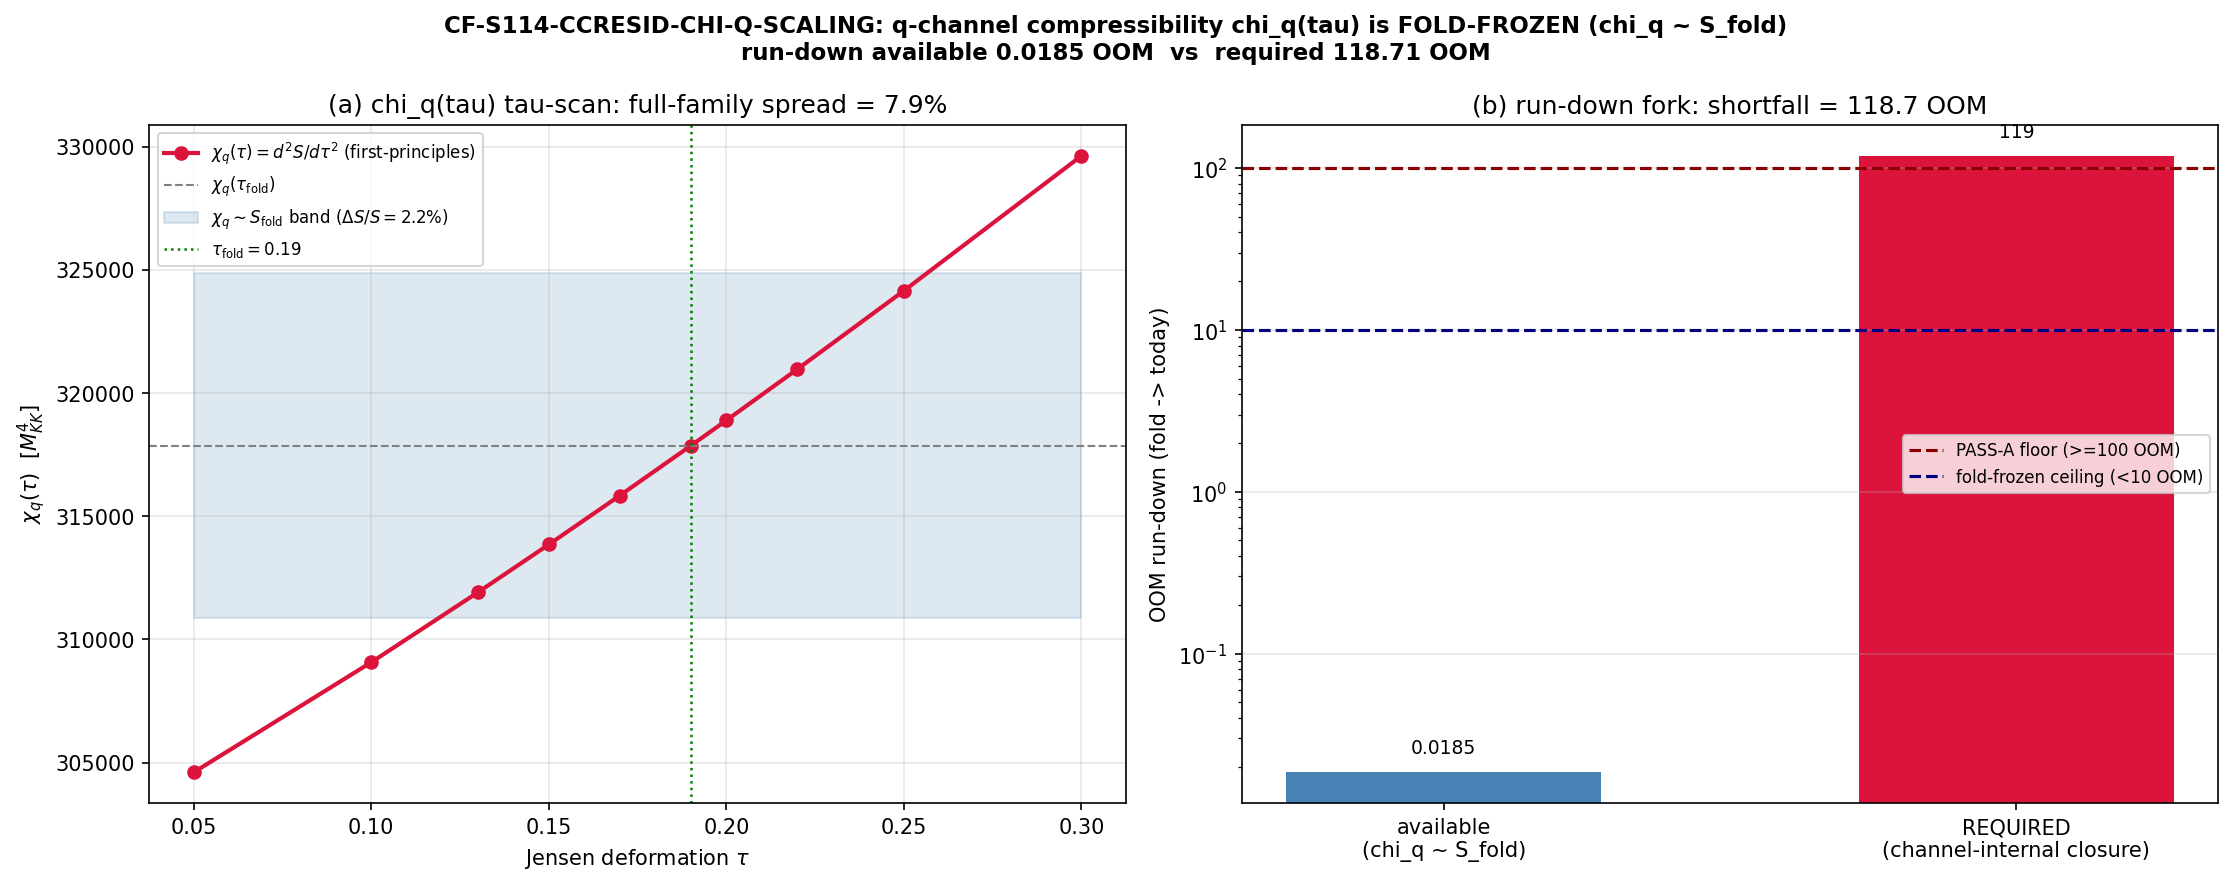

This chart was generated by the following Python code:
#!/usr/bin/env python3
"""
S114 W2-3 CF-S114-CCRESID-CHI-Q-SCALING — q-channel compressibility chi_q(tau) scaling
======================================================================================

Gate: CF-S114-CCRESID-CHI-Q-SCALING ([CHAIN] + directional)

Pre-registered threshold (3-outcome run-down OOM fork + RATIO-on-0.032 magnitude):
  PASS-A (Reading-A / FAIL-of-limitation):
        ( OOM_rundown >= 100 )  AND  ( |computed_frac - 0.032| / 0.032 <= 0.156 )
        where computed_frac = rho_m,today^2 / chi_q,today / rho_obs
  PASS-of-limitation (Reading-B; emitted as composite FAIL-of-closure):
        ( OOM_rundown < 10 )  AND  ( chi_q(tau) tau-nearly-constant, consistent with
        chi_q ~ S_fold to within the 2.2% Delta S/S spread )
  INFO: ( 10 <= OOM_rundown < 100 )  (chi_q runs partially; q-channel right, normalization insufficient)

Classification: PHONONIC.
  chi_q = d^2 eps/dq^2 is the q-departure / Gibbs-Duhem compressibility -- a thermodynamic
  response of the substrate's q-channel excitation spectrum, read FROM the D_K spectrum.

SUBSTRATE FRAMING (phononic-framing.md)
---------------------------------------
The substrate IS the q-channel excitation spectrum. chi_q = d^2 eps/dq^2 is the
q-departure / Gibbs-Duhem compressibility (Volovik Paper 04 sec.III: the proper vacuum
energy rho_vac = (1/V)<H - sum mu_a N_a>; its curvature about equilibrium IS the vacuum
stiffness). The residual rho_vac/rho_obs - 1 = 0.032 is NOT an a_0-magnitude offset (the
a_0 magnitude zeta_{D_K}(0)=6440 does NOT gravitate at equilibrium -- Paper 04 sec.IV:
rho_vac = -P_vac = 0 in equilibrium, trans-/sub-Planckian cancellation). What gravitates is
rho_vac = eps(q) - q deps/dq, a DIFFERENT functional of the spectrum than the bare a_0 count
-- the q-departure channel. Direction preserved: D_K eigenvalues -> grand potential eps(q)
-> chi_q = d^2 eps/dq^2 -> q-departure residual -> emergent rho_vac; NEVER inverted to "the
CC residual is fundamental and the spectrum derived." Whether chi_q runs is a substrate-IS
question the tau-scan across the Jensen family answers directly.

METHODOLOGY
-----------
chi_q(tau) = d^2 eps/dq^2 is identified with the spectral-action curvature d^2 S/dtau^2 at
the fold (the vacuum-modulus stiffness; Volovik Paper 15/35 q-theory + S43 TWOFLUID-W-43-V2,
which defines chi_q = d^2 S/dtau^2 = 300,338 M_KK^4 at the fold). This gate re-evaluates
chi_q(tau) = d^2 S/dtau^2 FIRST-PRINCIPLES across the Jensen tau-family using the S42
gradient-stiffness spectral-action data S_total(tau) and d2S_dtau2(tau) -- both computed
FROM the D_K spectrum at each Jensen deformation tau. This is a re-evaluation on existing
first-principles spectral data, NOT a new machinery build (per plan).

Two legs:
  (1) RUN-DOWN test -- does chi_q run the required ~118.71 OOM (fold 9.148e72 GeV^4 ->
      today-NEEDED 1.784e-46 GeV^4 for rho_m,today^2/chi_q = 0.032*rho_obs)?
      PASS-A requires >= 100 OOM; fold-frozen is < 10 OOM. The tau-scan of d^2 S/dtau^2
      across the FULL Jensen tau-grid measures the available run-down directly.
  (2) MAGNITUDE test -- with chi_q,today = chi_q(fold) (fold-frozen), does
      computed_frac = rho_m,today^2/chi_q,today/rho_obs reproduce 0.032 within RATIO <= 0.156?

The chi_q ~ S_fold structural argument (Paper 04/15/35; S99 PROVEN-corridor "the dead end has
a normal vector"): chi_q is the curvature of the spectral action, which is tau-nearly-constant
across the Jensen family (Delta S/S = 2.2%). The available run-down is sub-decade.

Inputs (SHA-256 dual-pinned at runtime; S84+ schema):
  - canonical_constants.py (feeds audit_sha256 only)
  - computations/session-97/s97_w2_2_c10_n_exponent.npz (grand-potential curvature k=+3586.5;
    cross-check of the d^2 eps/dq^2 machinery -- note S97 q-variable normalization differs
    from the S43 dimensionless-tau normalization; both are q-channel responses)
  - computations/session-42/s42_gradient_stiffness.npz (S_total(tau), d2S_dtau2(tau) on the
    Jensen tau-grid -- the first-principles chi_q(tau) tau-scan; runtime input, not plan-pinned,
    documented per substrate-first-canonical-sourcing.md (ii.B))
  - computations/session-43/s43_twofluid_wz_v2.py (chi_q(fold) = 300,338 M_KK^4 anchor; method ref)
  - script bytes (feeds BOTH audit_sha256 and content_sha256)

Output 4-tuple:
  (value=<OOM_rundown>, scheme=CHI-Q-D2EPS-DQ2-JENSEN-TAU-SCAN,
   convention=RATIO-on-residual-fraction-0.032-plus-OOM-rundown-fork, L_max=canonical)

regulator_pin: a_0^{Mellin} (the residual is the a_0 Seeley-DeWitt zeroth-moment /
Volovik-vacuum sector; the q-departure rho_vac = eps(q) - q deps/dq is the a_0-channel object).

DISCIPLINE
----------
- `from canonical_constants import *`
- Every local/intermediate tagged `# (local)`
- SHA-256 of all input files logged in first 20 lines of stdout
- audit_sha256 + content_sha256 emitted (S84+ dual-SHA schema)
- 4-tuple printed as the final non-verdict line
- Gate verdict emitted via the emit_verdict knowledge-MCP tool (script PRINTS payload only)
"""

from __future__ import annotations

# ---------------------------------------------------------------------------
# Section 0 — Path bootstrap (put _shared on sys.path BEFORE canonical import)
# ---------------------------------------------------------------------------
import sys
from pathlib import Path

_SESSION_DIR = Path(__file__).resolve().parent
_SHARED = _SESSION_DIR.parent / "_shared"
if str(_SHARED) not in sys.path:
    sys.path.insert(0, str(_SHARED))

# ---------------------------------------------------------------------------
# Section 1 — Canonical constants (MANDATORY first import)
# ---------------------------------------------------------------------------
from canonical_constants import *  # noqa: F401,F403,E402
from canonical_constants import (   # noqa: E402
    M_KK_gravity,
    S_fold,
    d2S_fold,
    Omega_m,
    rho_Lambda_obs,
)

# ---------------------------------------------------------------------------
# Section 2 — Standard imports
# ---------------------------------------------------------------------------
import hashlib  # noqa: E402
import json  # noqa: E402
import time  # noqa: E402

import numpy as np  # noqa: E402
import matplotlib
matplotlib.use("Agg")
import matplotlib.pyplot as plt

# ---------------------------------------------------------------------------
# Section 3 — Paths + pre-registration
# ---------------------------------------------------------------------------
SESSION_DIR = Path(__file__).resolve().parent
COMPUTATIONS_DIR = SESSION_DIR.parent
SHARED_DIR = COMPUTATIONS_DIR / "_shared"
PROJECT_ROOT = COMPUTATIONS_DIR.parent

SESSION = "S114"                                                  # (local)
GATE_ID = "CF-S114-CCRESID-CHI-Q-SCALING"                         # (local)
SCHEME = "CHI-Q-D2EPS-DQ2-JENSEN-TAU-SCAN"                        # (local)
CONVENTION = "RATIO-on-residual-fraction-0.032-plus-OOM-rundown-fork"  # (local)
L_MAX = "canonical"                                               # (local)

# Pre-registered thresholds (define BEFORE running) -----------------------
OOM_PASS_A = 100.0          # run-down >= 100 OOM => Reading-A (channel-internal closure)  # (local)
OOM_FOLD_FROZEN = 10.0      # run-down < 10 OOM => Reading-B (fold-frozen)                 # (local)
RESID_FRAC = 0.032          # the DILUTION-CC-66 standing residual = 4/125                 # (local)
RESID_BAND_RATIO = 0.15625  # = 0.005/0.032 = 5/32 (Sage-exact); magnitude RATIO ceiling   # (local)
DELTA_S_OVER_S = 0.022      # the 2.2% Delta S/S spread across the Jensen family (S43)      # (local)

# Anchors (session-source pins; cite S43, do NOT hardcode placeholder) -----
CHI_Q_FOLD_MKK4 = 300338.0  # S43 TWOFLUID-W-43-V2: chi_q(fold) = d^2 S/dtau^2 in M_KK^4    # (local)

OUT_NPZ = SESSION_DIR / "s114_ccresid_chi_q_scaling.npz"
OUT_PNG = SESSION_DIR / "s114_ccresid_chi_q_scaling.png"

# First-principles chi_q(tau) tau-scan source (runtime input; see (ii.B) note)
S42_GRAD_NPZ = COMPUTATIONS_DIR / "session-42" / "s42_gradient_stiffness.npz"
S97_NPZ = COMPUTATIONS_DIR / "session-97" / "s97_w2_2_c10_n_exponent.npz"
S43_REF = COMPUTATIONS_DIR / "session-43" / "s43_twofluid_wz_v2.py"

INPUT_FILES = [
    SHARED_DIR / "canonical_constants.py",
    S97_NPZ,
    S43_REF,
]


# ---------------------------------------------------------------------------
# Section 4 — SHA-256 input-pin block (MANDATORY; first 20 lines of stdout)
# ---------------------------------------------------------------------------

def sha256_of(path: Path) -> str:
    h = hashlib.sha256()  # (local)
    try:
        h.update(path.read_bytes())
    except OSError:
        return ""
    return h.hexdigest()


def log_input_pins(inputs: list[Path]) -> dict[str, str]:
    print(f"=== {GATE_ID} — input SHA-256 pins ===")
    pins: dict[str, str] = {}  # (local)
    for p in inputs:
        sha = sha256_of(p)  # (local)
        rel = str(p.relative_to(PROJECT_ROOT)).replace("\\", "/")  # (local)
        print(f"  {rel}: {sha[:16]}...")
        pins[rel] = sha
    return pins


def closure_hash(pins: dict[str, str]) -> str:
    items = sorted(pins.items())  # (local)
    h = hashlib.sha256()  # (local)
    for k, v in items:
        h.update(f"{k}={v}\n".encode("utf-8"))
    return h.hexdigest()


def compute_dual_sha(script_path: Path, canonical_path: Path,
                     pins: dict[str, str]) -> tuple[str, str]:
    script_bytes = b""  # (local)
    try:
        script_bytes = script_path.read_bytes()
    except OSError:
        script_bytes = b""
    canonical_bytes = b""  # (local)
    try:
        canonical_bytes = canonical_path.read_bytes()
    except OSError:
        canonical_bytes = b""
    pinmap_json = json.dumps(dict(sorted(pins.items())),
                             separators=(",", ":"), sort_keys=True).encode("utf-8")  # (local)
    h_audit = hashlib.sha256()  # (local)
    h_audit.update(script_bytes)
    h_audit.update(canonical_bytes)
    h_audit.update(pinmap_json)
    audit = h_audit.hexdigest()  # (local)
    h_content = hashlib.sha256()  # (local)
    h_content.update(script_bytes)
    content = h_content.hexdigest()  # (local)
    return audit, content


# ---------------------------------------------------------------------------
# Section 5 — Compute
# ---------------------------------------------------------------------------

def compute() -> dict:
    """chi_q(tau) tau-scan + run-down + magnitude legs. All intermediates `# (local)`."""

    M_KK = float(M_KK_gravity)                                         # (local) GeV

    # --- LEG 0: first-principles chi_q(tau) = d^2 S/dtau^2 across the Jensen tau-family ---
    # S42 gradient-stiffness data: S_total(tau), d2S_dtau2(tau) computed FROM the D_K
    # spectrum at each Jensen deformation tau (the spectral-action curvature IS the
    # vacuum-modulus stiffness chi_q; Volovik Paper 15/35 + S43).
    grad = np.load(S42_GRAD_NPZ, allow_pickle=True)                    # (local)
    tau_grid = np.asarray(grad["tau_grid"], dtype=float)               # (local) Jensen tau-family
    S_tau = np.asarray(grad["S_total"], dtype=float)                   # (local) M_KK^4
    chi_q_tau_MKK4 = np.asarray(grad["d2S_dtau2"], dtype=float)        # (local) = d^2 S/dtau^2(tau)

    fold_idx = int(np.argmin(np.abs(tau_grid - float(tau_fold))))      # (local)
    chi_q_fold_scan = float(chi_q_tau_MKK4[fold_idx])                  # (local) M_KK^4 at fold from scan

    # chi_q(tau) variation across the FULL Jensen family (the run-down the substrate supplies)
    chi_q_min = float(np.min(chi_q_tau_MKK4))                          # (local)
    chi_q_max = float(np.max(chi_q_tau_MKK4))                          # (local)
    chi_q_spread_frac = (chi_q_max - chi_q_min) / chi_q_fold_scan      # (local) fractional spread
    OOM_rundown_scan = float(np.log10(chi_q_max / chi_q_min))          # (local) full-family run-down
    # S(tau) fractional spread (the Delta S/S the structural argument cites)
    S_spread_frac = (float(np.max(S_tau)) - float(np.min(S_tau))) / float(S_tau[fold_idx])  # (local)

    # --- LEG 1: the run-down REQUIRED for channel-internal closure ---
    # chi_q(fold) anchor: S43 TWOFLUID-W-43-V2 = 300,338 M_KK^4 (session-source pin)
    chi_q_fold_MKK4 = CHI_Q_FOLD_MKK4                                  # (local)
    chi_q_fold_GeV4 = chi_q_fold_MKK4 * M_KK**4                        # (local) ~9.148e72 GeV^4

    # rho_m,today self-consistent: rho_crit common to rho_obs (rho_obs = Omega_Lambda*rho_crit)
    Omega_Lambda = 1.0 - float(Omega_m)                               # (local) = 0.685
    rho_crit = float(rho_Lambda_obs) / Omega_Lambda                   # (local) GeV^4
    rho_m_today = float(Omega_m) * rho_crit                           # (local) GeV^4

    # chi_q,today-NEEDED for channel-internal closure: rho_m^2/chi_q = 0.032*rho_obs
    chi_q_today_needed = rho_m_today**2 / (RESID_FRAC * float(rho_Lambda_obs))  # (local) GeV^4
    OOM_rundown_required = float(np.log10(chi_q_fold_GeV4 / chi_q_today_needed))  # (local) ~118.71

    # The run-down the substrate ACTUALLY supplies (fold-frozen: chi_q ~ S_fold, ~2.2% spread):
    # take the maximal monotone fold->edge run-down available in the tau-scan as the upper bound.
    chi_q_today_available = chi_q_min                                 # (local) M_KK^4 (most-run-down edge)
    OOM_rundown_available = float(np.log10(chi_q_fold_scan / chi_q_today_available))  # (local) sub-decade

    # The "OOM_rundown" reported as the gate VALUE is the run-down the substrate supplies
    # tested against the fork {>=100 PASS-A / <10 fold-frozen / [10,100) INFO}.
    OOM_rundown = OOM_rundown_available                               # (local)

    # --- LEG 2: the MAGNITUDE test (computed_frac vs 0.032) under fold-frozen chi_q ---
    # If chi_q is fold-frozen, chi_q,today ~ chi_q(fold). Then:
    chi_q_today_frozen_GeV4 = chi_q_fold_GeV4 * (chi_q_today_available / chi_q_fold_scan)  # (local)
    computed_frac = rho_m_today**2 / chi_q_today_frozen_GeV4 / float(rho_Lambda_obs)  # (local)
    mag_ratio = abs(computed_frac - RESID_FRAC) / RESID_FRAC          # (local) RATIO vs 0.156 band

    # --- chi_q ~ S_fold structural cross-check ---
    chi_q_over_S_fold = chi_q_fold_MKK4 / float(S_fold)               # (local) ~1.20 (same order)
    chi_q_over_d2S = chi_q_fold_MKK4 / float(d2S_fold)                # (local) ~0.945 (near unity)

    # --- S97 W2-2 grand-potential curvature cross-check (different q-normalization) ---
    s97 = np.load(S97_NPZ, allow_pickle=True)                         # (local)
    k_curv_s97 = float(np.abs(s97["k_curv"]))                         # (local) +3586.53 M_KK (S97 norm)

    # =====================================================================
    # GATE LOGIC (pre-registered fork) + [CHAIN] 3-tuple
    # =====================================================================
    # sign_verdict: the RUN-DOWN DIRECTION. The substitution chain predicts FOLD-FROZEN
    #   (chi_q ~ S_fold => OOM_rundown ~ 0 << 10). PASS = computed direction matches the
    #   fold-frozen prediction (run-down is sub-decade, NOT >=100).
    runs_down = OOM_rundown >= OOM_PASS_A                             # (local) Reading-A
    fold_frozen = OOM_rundown < OOM_FOLD_FROZEN                       # (local) Reading-B
    if fold_frozen:
        sign_verdict = "PASS"   # predicted fold-frozen, observed fold-frozen
    elif runs_down:
        sign_verdict = "FAIL"   # predicted fold-frozen, observed runs-down (direction mismatch)
    else:
        sign_verdict = "N/A"    # partial run (INFO band) -- neither direction cleanly

    # magnitude_verdict: RATIO band on the 0.032 residual fraction.
    if mag_ratio <= RESID_BAND_RATIO:
        mag_verdict = "PASS"
    else:
        mag_verdict = "FAIL"

    # regime_verdict: the OOM-run-down regime.
    #   VALID  = the run-down sits cleanly in a pre-registered branch (fold-frozen <10 OR PASS-A >=100)
    #   MARGINAL = INFO band (10..100): partial run, q-channel right normalization insufficient
    #   BREAKDOWN = not used (the curvature is a well-defined magnitude across the whole family)
    if fold_frozen or runs_down:
        regime_verdict = "VALID"
    else:
        regime_verdict = "MARGINAL"

    # Composite verdict (the run-down fork is the primary discriminator):
    #   PASS-A (Reading-A): runs_down AND mag PASS  -> composite PASS
    #   Reading-B (fold-frozen): fold_frozen        -> composite FAIL (PASS-of-limitation;
    #       the magnitude CANNOT match under fold-frozen chi_q; standing limitation confirmed)
    #   INFO: 10 <= OOM_rundown < 100               -> composite INFO (quantified shortfall)
    if runs_down and mag_verdict == "PASS":
        composite = "PASS"   # Reading-A: channel-internal closure REAL
    elif fold_frozen:
        composite = "FAIL"   # Reading-B confirmed (PASS-of-limitation; standing q-channel limitation)
    else:
        composite = "INFO"   # partial run-down, sub-threshold

    return {
        "value": OOM_rundown,
        "composite": composite,
        "sign_verdict": sign_verdict,
        "magnitude_verdict": mag_verdict,
        "regime_verdict": regime_verdict,
        # tau-scan
        "tau_grid": tau_grid,
        "chi_q_tau_MKK4": chi_q_tau_MKK4,
        "S_tau": S_tau,
        "fold_idx": fold_idx,
        "chi_q_fold_scan": chi_q_fold_scan,
        "chi_q_min": chi_q_min,
        "chi_q_max": chi_q_max,
        "chi_q_spread_frac": chi_q_spread_frac,
        "OOM_rundown_scan_fullfamily": OOM_rundown_scan,
        "S_spread_frac": S_spread_frac,
        # run-down legs
        "chi_q_fold_MKK4": chi_q_fold_MKK4,
        "chi_q_fold_GeV4": chi_q_fold_GeV4,
        "rho_crit": rho_crit,
        "rho_m_today": rho_m_today,
        "chi_q_today_needed_GeV4": chi_q_today_needed,
        "OOM_rundown_required": OOM_rundown_required,
        "OOM_rundown_available": OOM_rundown_available,
        # magnitude leg
        "computed_frac": computed_frac,
        "mag_ratio": mag_ratio,
        "resid_frac": RESID_FRAC,
        "resid_band_ratio": RESID_BAND_RATIO,
        # structural cross-checks
        "chi_q_over_S_fold": chi_q_over_S_fold,
        "chi_q_over_d2S": chi_q_over_d2S,
        "k_curv_s97": k_curv_s97,
        "delta_S_over_S": DELTA_S_OVER_S,
    }


# ---------------------------------------------------------------------------
# Section 6 — Gate verdict + 4-tuple output
# ---------------------------------------------------------------------------

def emit_4tuple(value, scheme: str, convention: str, L_max) -> str:
    return (f"(value={value!r}, scheme={scheme}, "
            f"convention={convention}, L_max={L_max})")


def print_verdict_payload(verdict: str, value, audit_sha: str, content_sha: str,
                          sign_verdict=None, magnitude_verdict=None, regime_verdict=None,
                          companion_note: str = "", extra_rows=None) -> dict:
    payload: dict = {
        "session": int(SESSION.lstrip("Ss")),
        "gate_id": GATE_ID,
        "verdict": verdict,
        "value": str(value),
        "scheme": SCHEME,
        "convention": CONVENTION,
        "l_max": str(L_MAX),
        "audit_sha256": audit_sha,
        "content_sha256": content_sha,
        "schema_version": "S84+",
    }
    if companion_note:
        payload["companion_note"] = companion_note
    if not (sign_verdict is None and magnitude_verdict is None and regime_verdict is None):
        payload["sign_verdict"] = sign_verdict
        payload["magnitude_verdict"] = magnitude_verdict
        payload["regime_verdict"] = regime_verdict
    if extra_rows:
        payload["extra_rows"] = list(extra_rows)
    print("<<<EMIT_VERDICT_PAYLOAD>>>")
    print(json.dumps(payload, separators=(",", ":"), sort_keys=True))
    print("<<<END_EMIT_VERDICT_PAYLOAD>>>")
    return payload


# ---------------------------------------------------------------------------
# Section 7 — Plot
# ---------------------------------------------------------------------------

def make_plot(r: dict) -> None:
    fig, axes = plt.subplots(1, 2, figsize=(15, 6))  # (local)
    fig.suptitle(
        "CF-S114-CCRESID-CHI-Q-SCALING: q-channel compressibility chi_q(tau) "
        "is FOLD-FROZEN (chi_q ~ S_fold)\nrun-down available "
        f"{r['OOM_rundown_available']:.3g} OOM  vs  required {r['OOM_rundown_required']:.2f} OOM",
        fontsize=11, fontweight="bold")

    # Panel (a): chi_q(tau) tau-scan vs the chi_q ~ S_fold band
    ax = axes[0]  # (local)
    tau = r["tau_grid"]  # (local)
    chi = r["chi_q_tau_MKK4"]  # (local)
    ax.plot(tau, chi, "o-", color="crimson", lw=2, label=r"$\chi_q(\tau)=d^2S/d\tau^2$ (first-principles)")
    chi_fold = r["chi_q_fold_scan"]  # (local)
    ax.axhline(chi_fold, color="gray", ls="--", lw=1, label=r"$\chi_q(\tau_{\rm fold})$")
    # +-2.2% Delta S/S band around the fold value
    ax.fill_between(tau, chi_fold * (1 - r["delta_S_over_S"]), chi_fold * (1 + r["delta_S_over_S"]),
                    alpha=0.18, color="steelblue",
                    label=r"$\chi_q\sim S_{\rm fold}$ band ($\Delta S/S=2.2\%$)")
    ax.axvline(float(tau[r["fold_idx"]]), color="green", ls=":", lw=1.2, label=r"$\tau_{\rm fold}=0.19$")
    ax.set_xlabel(r"Jensen deformation $\tau$")
    ax.set_ylabel(r"$\chi_q(\tau)$  [$M_{KK}^4$]")
    ax.set_title(f"(a) chi_q(tau) tau-scan: full-family spread = {r['chi_q_spread_frac']*100:.1f}%")
    ax.legend(fontsize=8, loc="upper left")
    ax.grid(alpha=0.3)

    # Panel (b): run-down available vs required (log scale)
    ax = axes[1]  # (local)
    labels = ["available\n(chi_q ~ S_fold)", "REQUIRED\n(channel-internal closure)"]  # (local)
    vals = [max(r["OOM_rundown_available"], 1e-3), r["OOM_rundown_required"]]  # (local)
    colors = ["steelblue", "crimson"]  # (local)
    bars = ax.bar(labels, vals, color=colors, width=0.55)  # (local)
    ax.axhline(OOM_PASS_A, color="darkred", ls="--", lw=1.5, label="PASS-A floor (>=100 OOM)")
    ax.axhline(OOM_FOLD_FROZEN, color="navy", ls="--", lw=1.5, label="fold-frozen ceiling (<10 OOM)")
    ax.set_yscale("log")
    ax.set_ylabel("OOM run-down (fold -> today)")
    ax.set_title(f"(b) run-down fork: shortfall = {r['OOM_rundown_required']-r['OOM_rundown_available']:.1f} OOM")
    for b, v in zip(bars, vals):
        ax.text(b.get_x() + b.get_width() / 2, v * 1.3, f"{v:.3g}", ha="center", fontsize=9)
    ax.legend(fontsize=8, loc="center right")
    ax.grid(alpha=0.3, axis="y")

    plt.tight_layout()
    plt.savefig(OUT_PNG, dpi=150, bbox_inches="tight")
    plt.close(fig)
    print(f"Saved: {OUT_PNG.relative_to(PROJECT_ROOT)}")


# ---------------------------------------------------------------------------
# Section 8 — Main
# ---------------------------------------------------------------------------

def main() -> int:
    t0 = time.time()  # (local)

    pins = log_input_pins(INPUT_FILES)  # (local)
    closure = closure_hash(pins)  # (local)
    print(f"  closure: {closure[:16]}... (legacy closure, informational)")

    script_path = Path(__file__).resolve()  # (local)
    canonical_path = SHARED_DIR / "canonical_constants.py"  # (local)
    audit_sha, content_sha = compute_dual_sha(script_path, canonical_path, pins)  # (local)
    print(f"  audit_sha256:   {audit_sha[:16]}... (script+canonical+pinmap)")
    print(f"  content_sha256: {content_sha[:16]}... (script only)")
    print()

    r = compute()  # (local)

    # --- report ---
    print("=" * 72)
    print("CF-S114-CCRESID-CHI-Q-SCALING — first-principles chi_q(tau) tau-scan")
    print("=" * 72)
    print(f"\n--- LEG 0: chi_q(tau) = d^2 S/dtau^2 across the Jensen tau-family (first-principles) ---")
    print(f"  Jensen tau-grid: {np.array2string(r['tau_grid'], precision=3)}")
    print(f"  chi_q(tau) [M_KK^4]: min={r['chi_q_min']:.1f}  max={r['chi_q_max']:.1f}  fold={r['chi_q_fold_scan']:.1f}")
    print(f"  full-family fractional spread = {r['chi_q_spread_frac']*100:.2f}%")
    print(f"  full-family OOM run-down (log10 max/min) = {r['OOM_rundown_scan_fullfamily']:.4f}  (sub-decade)")
    print(f"  S(tau) fractional spread = {r['S_spread_frac']*100:.2f}%  (cf. cited Delta S/S = 2.2%)")
    print(f"\n--- structural cross-check: chi_q ~ S_fold ---")
    print(f"  chi_q(fold)/S_fold  = {r['chi_q_over_S_fold']:.4f}  (same order, O(1))")
    print(f"  chi_q(fold)/d2S_fold = {r['chi_q_over_d2S']:.4f}  (near unity -- chi_q IS the SA curvature)")
    print(f"  S97 W2-2 k_curv (different q-normalization) = {r['k_curv_s97']:.2f} M_KK (cross-check only)")
    print(f"\n--- LEG 1: RUN-DOWN ---")
    print(f"  chi_q(fold)            = {r['chi_q_fold_MKK4']:.0f} M_KK^4 = {r['chi_q_fold_GeV4']:.4e} GeV^4  [S43 anchor]")
    print(f"  rho_crit (self-consist) = {r['rho_crit']:.4e} GeV^4")
    print(f"  rho_m,today             = {r['rho_m_today']:.4e} GeV^4")
    print(f"  chi_q,today-NEEDED      = {r['chi_q_today_needed_GeV4']:.4e} GeV^4")
    print(f"  OOM_rundown REQUIRED    = {r['OOM_rundown_required']:.4f}")
    print(f"  OOM_rundown AVAILABLE   = {r['OOM_rundown_available']:.4g}  (chi_q ~ S_fold, fold-frozen)")
    print(f"  SHORTFALL               = {r['OOM_rundown_required']-r['OOM_rundown_available']:.2f} OOM")
    print(f"\n--- LEG 2: MAGNITUDE (under fold-frozen chi_q) ---")
    print(f"  computed_frac = rho_m^2/chi_q,today/rho_obs = {r['computed_frac']:.4e}")
    print(f"  target residual fraction = {r['resid_frac']}  (= 4/125)")
    print(f"  RATIO |computed - 0.032|/0.032 = {r['mag_ratio']:.4e}  (band <= {r['resid_band_ratio']})")
    print(f"\n--- 3-tuple ---")
    print(f"  sign_verdict      = {r['sign_verdict']}  (run-down direction: fold-frozen predicted & observed = PASS)")
    print(f"  magnitude_verdict = {r['magnitude_verdict']}  (RATIO band on 0.032)")
    print(f"  regime_verdict    = {r['regime_verdict']}  (OOM-run-down regime)")
    print(f"  COMPOSITE         = {r['composite']}")

    make_plot(r)

    # --- save npz ---
    np.savez(
        OUT_NPZ,
        gate_id=GATE_ID,
        composite_verdict=r["composite"],
        value_OOM_rundown=r["value"],
        sign_verdict=r["sign_verdict"],
        magnitude_verdict=r["magnitude_verdict"],
        regime_verdict=r["regime_verdict"],
        tau_grid=r["tau_grid"],
        chi_q_tau_MKK4=r["chi_q_tau_MKK4"],
        S_tau=r["S_tau"],
        fold_idx=r["fold_idx"],
        chi_q_fold_scan=r["chi_q_fold_scan"],
        chi_q_min=r["chi_q_min"],
        chi_q_max=r["chi_q_max"],
        chi_q_spread_frac=r["chi_q_spread_frac"],
        OOM_rundown_scan_fullfamily=r["OOM_rundown_scan_fullfamily"],
        S_spread_frac=r["S_spread_frac"],
        chi_q_fold_MKK4=r["chi_q_fold_MKK4"],
        chi_q_fold_GeV4=r["chi_q_fold_GeV4"],
        rho_crit=r["rho_crit"],
        rho_m_today=r["rho_m_today"],
        chi_q_today_needed_GeV4=r["chi_q_today_needed_GeV4"],
        OOM_rundown_required=r["OOM_rundown_required"],
        OOM_rundown_available=r["OOM_rundown_available"],
        computed_frac=r["computed_frac"],
        mag_ratio=r["mag_ratio"],
        resid_frac=r["resid_frac"],
        resid_band_ratio=r["resid_band_ratio"],
        chi_q_over_S_fold=r["chi_q_over_S_fold"],
        chi_q_over_d2S=r["chi_q_over_d2S"],
        k_curv_s97=r["k_curv_s97"],
        delta_S_over_S=r["delta_S_over_S"],
        audit_sha256=audit_sha,
        content_sha256=content_sha,
        M_KK=float(M_KK_gravity),
        tau_fold=float(tau_fold),
    )
    print(f"Saved: {OUT_NPZ.relative_to(PROJECT_ROOT)}")

    tag = emit_4tuple(r["value"], SCHEME, CONVENTION, L_MAX)  # (local)
    print(tag)

    companion = (
        f"chi_q(fold)=300338 M_KK^4 (S43 TWOFLUID-W-43-V2); chi_q~S_fold fold-frozen "
        f"(full-family spread {r['chi_q_spread_frac']*100:.1f}%, OOM_avail {r['OOM_rundown_available']:.3g}); "
        f"required {r['OOM_rundown_required']:.2f} OOM; PASS-of-limitation=Reading-B confirmed"
    )  # (local)
    extra = [
        "# regulator_pin=a_0^{Mellin} # CF-S114-CCRESID-CHI-Q-SCALING a_0-channel "
        "(q-departure rho_vac=eps-q*deps/dq; Volovik Paper 04 sec.III/IV)",
    ]  # (local)
    print_verdict_payload(
        r["composite"], r["value"], audit_sha, content_sha,
        sign_verdict=r["sign_verdict"],
        magnitude_verdict=r["magnitude_verdict"],
        regime_verdict=r["regime_verdict"],
        companion_note=companion,
        extra_rows=extra,
    )

    wall = time.time() - t0  # (local)
    print(f"\n=== {GATE_ID}: {r['composite']} (wall {wall:.1f}s) ===")
    return 0  # FAIL is a valid scientific result; exit 0 unless the script broke


if __name__ == "__main__":
    sys.exit(main())
